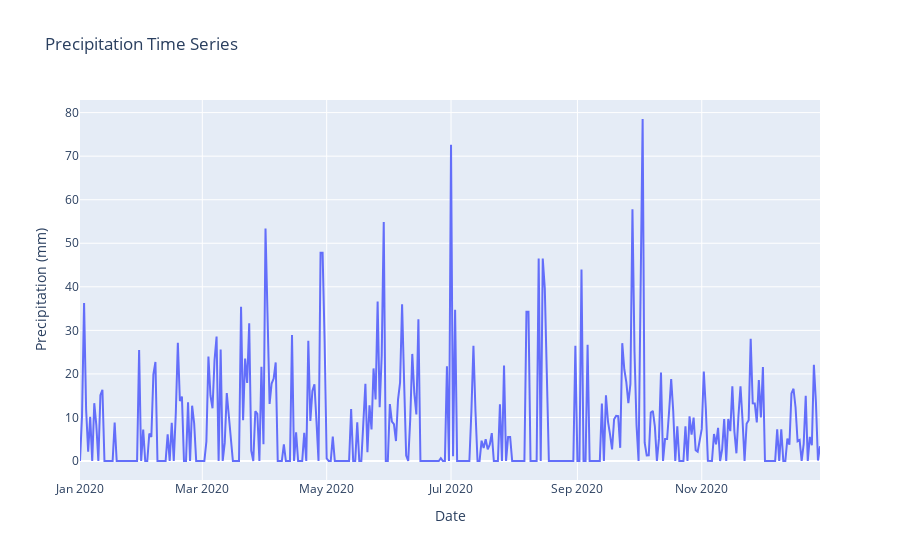

Notebook code cell kept with this figure:
### Markdown cell above
## Create a Plotly figure

### Code cell
fig = go.Figure()
fig.add_trace(go.Scatter(x=data['Date'], y=data['Mean Precipitation (mm)'], mode='lines', name='Mean Precipitation (mm)'))

fig.update_layout(
    title='Precipitation Time Series',
    xaxis_title='Date',
    yaxis_title='Precipitation (mm)',
    # template='plotly_dark'
)


# Update layout with download link
download_csv_link = '''
<a download="precipitation_time_series.csv" href="data:text/csv;charset=utf-8,{csv}" 
style="margin-top:10px;display:block;text-align:center;">Download CSV</a>
'''.format(csv=data.to_csv(index=False, encoding='utf-8').replace('\n', '%0A').replace(',', '%2C'))

# # Display the download link and show the plot
display(HTML(download_csv_link))
fig.show()

### Figure 1 — Plotly figure (JSON) as saved in the notebook; plotly's stock layout.template omitted (floating-point values rounded to 4 significant figures; data arrays with more than 128 entries replaced by an {"elided": "..."} marker saying what was removed)
{"data": [{"mode": "lines", "name": "Mean Precipitation (mm)", "type": "scatter", "x": {"elided": "364 str values"}, "y": {"elided": "364 float values"}}], "layout": {"autosize": true, "title": {"text": "Precipitation Time Series"}, "xaxis": {"autorange": true, "range": ["2020-01-01", "2020-12-29"], "title": {"text": "Date"}, "type": "date"}, "yaxis": {"autorange": true, "range": [-4.363, 82.9], "title": {"text": "Precipitation (mm)"}, "type": "linear"}}}
